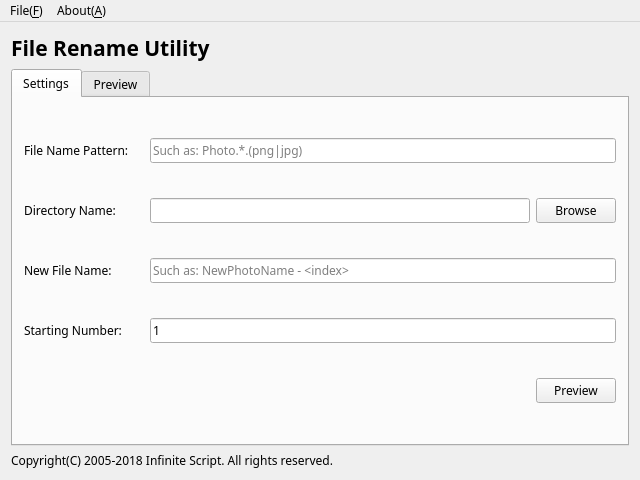
<?xml version="1.0" encoding="UTF-8"?>
<ui version="4.0">
 <class>MainWindow</class>
 <widget class="QMainWindow" name="MainWindow">
  <property name="windowModality">
   <enum>Qt::NonModal</enum>
  </property>
  <property name="geometry">
   <rect>
    <x>0</x>
    <y>0</y>
    <width>640</width>
    <height>480</height>
   </rect>
  </property>
  <property name="font">
   <font>
    <family>微软雅黑</family>
    <weight>50</weight>
    <bold>false</bold>
   </font>
  </property>
  <property name="windowTitle">
   <string>File Rename Utility</string>
  </property>
  <property name="windowIcon">
   <iconset resource="resources.qrc">
    <normaloff>:/icon.ico</normaloff>:/icon.ico</iconset>
  </property>
  <property name="locale">
   <locale language="English" country="UnitedStates"/>
  </property>
  <widget class="QWidget" name="centralWidget">
   <layout class="QVBoxLayout" name="verticalLayout_2">
    <item>
     <widget class="QLabel" name="labelApplication">
      <property name="font">
       <font>
        <family>微软雅黑</family>
        <pointsize>16</pointsize>
        <weight>75</weight>
        <bold>true</bold>
       </font>
      </property>
      <property name="text">
       <string>File Rename Utility</string>
      </property>
     </widget>
    </item>
    <item>
     <widget class="QTabWidget" name="tabWidget">
      <property name="currentIndex">
       <number>0</number>
      </property>
      <widget class="QWidget" name="tabSettings">
       <attribute name="title">
        <string>Settings</string>
       </attribute>
       <layout class="QVBoxLayout" name="verticalLayout">
        <item>
         <layout class="QHBoxLayout" name="horizontalLayout_1">
          <item>
           <widget class="QLabel" name="labelFileNamePattern">
            <property name="sizePolicy">
             <sizepolicy hsizetype="Fixed" vsizetype="Preferred">
              <horstretch>0</horstretch>
              <verstretch>0</verstretch>
             </sizepolicy>
            </property>
            <property name="minimumSize">
             <size>
              <width>120</width>
              <height>0</height>
             </size>
            </property>
            <property name="maximumSize">
             <size>
              <width>120</width>
              <height>16777215</height>
             </size>
            </property>
            <property name="text">
             <string>File Name Pattern:</string>
            </property>
           </widget>
          </item>
          <item>
           <widget class="QLineEdit" name="lineEditFileNamePattern">
            <property name="placeholderText">
             <string>Such as: Photo.*.(png|jpg)</string>
            </property>
           </widget>
          </item>
         </layout>
        </item>
        <item>
         <layout class="QHBoxLayout" name="horizontalLayout_2">
          <item>
           <widget class="QLabel" name="labelDirectoryName">
            <property name="sizePolicy">
             <sizepolicy hsizetype="Fixed" vsizetype="Preferred">
              <horstretch>0</horstretch>
              <verstretch>0</verstretch>
             </sizepolicy>
            </property>
            <property name="minimumSize">
             <size>
              <width>120</width>
              <height>0</height>
             </size>
            </property>
            <property name="maximumSize">
             <size>
              <width>120</width>
              <height>16777215</height>
             </size>
            </property>
            <property name="text">
             <string>Directory Name:</string>
            </property>
           </widget>
          </item>
          <item>
           <widget class="QLineEdit" name="lineEditDirectoryName">
            <property name="text">
             <string/>
            </property>
            <property name="readOnly">
             <bool>true</bool>
            </property>
           </widget>
          </item>
          <item>
           <widget class="QPushButton" name="pushButtonBrowse">
            <property name="text">
             <string>Browse</string>
            </property>
           </widget>
          </item>
         </layout>
        </item>
        <item>
         <layout class="QHBoxLayout" name="horizontalLayout_3">
          <item>
           <widget class="QLabel" name="labelNewFileName">
            <property name="sizePolicy">
             <sizepolicy hsizetype="Fixed" vsizetype="Preferred">
              <horstretch>0</horstretch>
              <verstretch>0</verstretch>
             </sizepolicy>
            </property>
            <property name="minimumSize">
             <size>
              <width>120</width>
              <height>0</height>
             </size>
            </property>
            <property name="maximumSize">
             <size>
              <width>120</width>
              <height>16777215</height>
             </size>
            </property>
            <property name="text">
             <string>New File Name:</string>
            </property>
           </widget>
          </item>
          <item>
           <widget class="QLineEdit" name="lineEditNewFileName">
            <property name="text">
             <string/>
            </property>
            <property name="placeholderText">
             <string>Such as: NewPhotoName - &lt;index&gt;</string>
            </property>
           </widget>
          </item>
         </layout>
        </item>
        <item>
         <layout class="QHBoxLayout" name="horizontalLayout_4">
          <item>
           <widget class="QLabel" name="labelStartNumber">
            <property name="sizePolicy">
             <sizepolicy hsizetype="Fixed" vsizetype="Preferred">
              <horstretch>0</horstretch>
              <verstretch>0</verstretch>
             </sizepolicy>
            </property>
            <property name="minimumSize">
             <size>
              <width>120</width>
              <height>0</height>
             </size>
            </property>
            <property name="maximumSize">
             <size>
              <width>120</width>
              <height>16777215</height>
             </size>
            </property>
            <property name="text">
             <string>Starting Number:</string>
            </property>
           </widget>
          </item>
          <item>
           <widget class="QLineEdit" name="lineEditStartNumber">
            <property name="text">
             <string>1</string>
            </property>
           </widget>
          </item>
         </layout>
        </item>
        <item>
         <layout class="QHBoxLayout" name="horizontalLayout_5">
          <item>
           <spacer name="horizontalSpacer_2">
            <property name="orientation">
             <enum>Qt::Horizontal</enum>
            </property>
            <property name="sizeHint" stdset="0">
             <size>
              <width>40</width>
              <height>20</height>
             </size>
            </property>
           </spacer>
          </item>
          <item>
           <widget class="QPushButton" name="pushButtonPreview">
            <property name="text">
             <string>Preview</string>
            </property>
           </widget>
          </item>
         </layout>
        </item>
       </layout>
      </widget>
      <widget class="QWidget" name="tabPreview">
       <attribute name="title">
        <string>Preview</string>
       </attribute>
       <layout class="QVBoxLayout" name="verticalLayout_3">
        <item>
         <widget class="QTreeWidget" name="treeWidget">
          <property name="indentation">
           <number>0</number>
          </property>
          <property name="itemsExpandable">
           <bool>true</bool>
          </property>
          <property name="sortingEnabled">
           <bool>false</bool>
          </property>
          <attribute name="headerDefaultSectionSize">
           <number>275</number>
          </attribute>
          <attribute name="headerStretchLastSection">
           <bool>false</bool>
          </attribute>
          <column>
           <property name="text">
            <string>Origin File Name</string>
           </property>
          </column>
          <column>
           <property name="text">
            <string>New File Name</string>
           </property>
          </column>
         </widget>
        </item>
        <item>
         <layout class="QHBoxLayout" name="horizontalLayout_6">
          <item>
           <spacer name="horizontalSpacer_3">
            <property name="orientation">
             <enum>Qt::Horizontal</enum>
            </property>
            <property name="sizeHint" stdset="0">
             <size>
              <width>40</width>
              <height>20</height>
             </size>
            </property>
           </spacer>
          </item>
          <item>
           <widget class="QPushButton" name="pushButtonProcess">
            <property name="text">
             <string>Process</string>
            </property>
           </widget>
          </item>
         </layout>
        </item>
       </layout>
      </widget>
     </widget>
    </item>
    <item>
     <widget class="QLabel" name="labelCopyright">
      <property name="text">
       <string>Copyright(C) 2005-2018 Infinite Script. All rights reserved.</string>
      </property>
     </widget>
    </item>
   </layout>
  </widget>
  <widget class="QMenuBar" name="menuBar">
   <property name="geometry">
    <rect>
     <x>0</x>
     <y>0</y>
     <width>640</width>
     <height>23</height>
    </rect>
   </property>
   <widget class="QMenu" name="menuFile">
    <property name="title">
     <string>File(&amp;F)</string>
    </property>
    <addaction name="actionExit"/>
   </widget>
   <widget class="QMenu" name="menuAbout">
    <property name="title">
     <string>About(&amp;A)</string>
    </property>
    <addaction name="actionAboutUs"/>
   </widget>
   <addaction name="menuFile"/>
   <addaction name="menuAbout"/>
  </widget>
  <action name="actionExit">
   <property name="text">
    <string>Exit(&amp;X)</string>
   </property>
  </action>
  <action name="actionAboutUs">
   <property name="text">
    <string>About us(&amp;A)</string>
   </property>
  </action>
 </widget>
 <layoutdefault spacing="6" margin="11"/>
 <resources>
  <include location="resources.qrc"/>
 </resources>
 <connections/>
</ui>
